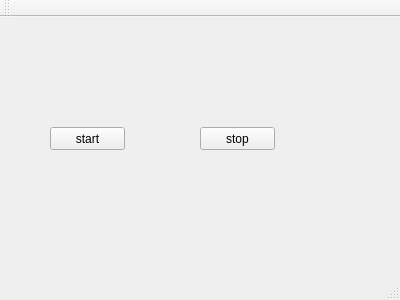
<?xml version="1.0" encoding="UTF-8"?>
<ui version="4.0">
 <class>MainWindow</class>
 <widget class="QMainWindow" name="MainWindow">
  <property name="geometry">
   <rect>
    <x>0</x>
    <y>0</y>
    <width>400</width>
    <height>300</height>
   </rect>
  </property>
  <property name="windowTitle">
   <string>MainWindow</string>
  </property>
  <widget class="QWidget" name="centralWidget">
   <widget class="QPushButton" name="btn_start">
    <property name="geometry">
     <rect>
      <x>50</x>
      <y>110</y>
      <width>75</width>
      <height>23</height>
     </rect>
    </property>
    <property name="text">
     <string>start</string>
    </property>
   </widget>
   <widget class="QPushButton" name="btn_stop">
    <property name="geometry">
     <rect>
      <x>200</x>
      <y>110</y>
      <width>75</width>
      <height>23</height>
     </rect>
    </property>
    <property name="text">
     <string>stop</string>
    </property>
   </widget>
  </widget>
  <widget class="QMenuBar" name="menuBar">
   <property name="geometry">
    <rect>
     <x>0</x>
     <y>0</y>
     <width>400</width>
     <height>23</height>
    </rect>
   </property>
  </widget>
  <widget class="QToolBar" name="mainToolBar">
   <attribute name="toolBarArea">
    <enum>TopToolBarArea</enum>
   </attribute>
   <attribute name="toolBarBreak">
    <bool>false</bool>
   </attribute>
  </widget>
  <widget class="QStatusBar" name="statusBar"/>
 </widget>
 <layoutdefault spacing="6" margin="11"/>
 <resources/>
 <connections/>
</ui>
